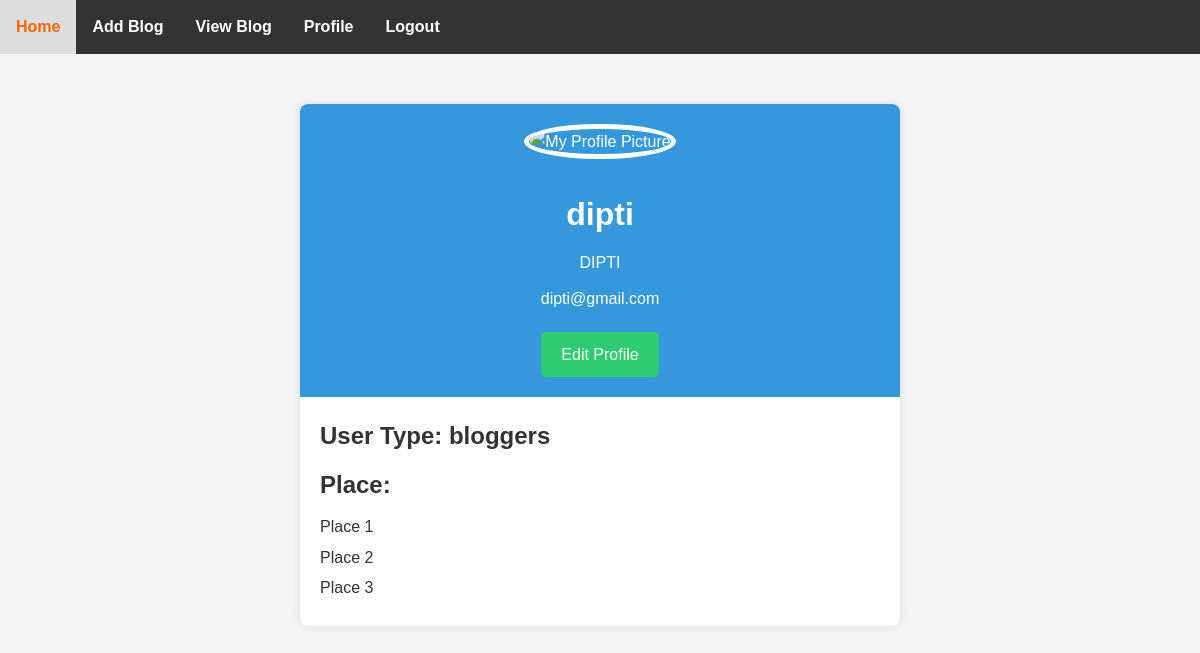
Page /ProfilePage/ (signed in) on the committed database.
### myapp/models.py (models this page shows, shortened)
class Custom_User(AbstractUser):
    USER=[
        ('bloggers','Bloggers'),('viewers','Viewers')
    ]
    display_name=models.CharField(max_length=100)
    email=models.EmailField(blank=True, null=True)
    password=models.CharField(max_length=100)
    confirm_password=models.CharField(max_length=100)
    user_type=models.CharField(choices=USER,max_length=120)

### myProject/views.py (the view)
# urls.py: path('ProfilePage/',ProfilePage,name='ProfilePage'),
def ProfilePage(request):
    return render(request,'profile.html')

### Template/profile.html (shortened to what this page needs)
{% extends "dashboard.html" %}
{% block content %}
<!DOCTYPE html>
<html lang="en">
<head>
</head>
<body>
<div class="profile-container">
    <div class="profile-header">
        {% if user.user_type == 'bloggers' %}
        <img class="profile-picture" src="{{ request.user.bloggers.profile_picture.url }}" alt="My Profile Picture">
        {% elif user.user_type == 'viewers' %}
        <img class="profile-picture" src="{{ request.user.viewers.profile_picture.url }}" alt="My Profile Picture">
        {% endif%}
        <h1>{{ request.user.username }}</h1>
        <p>{{ request.user.display_name }}</p>
        <p>{{ request.user.email }}</p>
        <a href="{% url 'EditProfilePage' %}" class="edit-profile-button">Edit Profile</a>
    </div>
    <div class="profile-info">
        <h2>User Type: {{ request.user.user_type }}</h2>
        <h2>Place:</h2>
        <ul class="skills-list">
            <li>Place 1</li>
            <li>Place 2</li>
            <li>Place 3</li>
        </ul>
    </div>
</div>
</body>
</html>
{% endblock content %}

### Template/dashboard.html (style rules this page uses)
body { font-family: Arial, sans-serif; margin: 0; padding: 0; }
* { margin: 0; padding: 0; box-sizing: border-box; }
body { font-family: Arial, sans-serif; background-color: #f4f4f4; line-height: 1.6; color: #333; }

### Template/profile.html (style rules this page uses)
body { font-family: Arial, sans-serif; background-color: #f4f4f4; margin: 0; padding: 0; }
.profile-container { max-width: 600px; margin: 50px auto; background-color: #fff; border-radius: 8px; box-shadow: 0 0 10px rgba(0, 0, 0, 0.1); overflow: hidden; }
.profile-header { text-align: center; padding: 20px; background-color: #3498db; color: #fff; }
.profile-picture { border-radius: 50%; width: 150px; height: 150px; object-fit: cover; margin-bottom: 20px; border: 5px solid #fff; }
h1, p { margin: 10px 0; }
.edit-profile-button { display: inline-block; padding: 10px 20px; background-color: #2ecc71; color: #fff; text-decoration: none; border-radius: 5px; margin-top: 10px; }
.profile-info { padding: 20px; }
.profile-info h2 { margin-bottom: 10px; }
.skills-list { list-style-type: none; padding: 0; margin: 0; }
.skills-list li { margin-bottom: 5px; }

### rows in the picture
Custom_User: user.username "dipti", user.display_name "DIPTI", user.email "dipti@gmail.com", user.user_type "bloggers"
